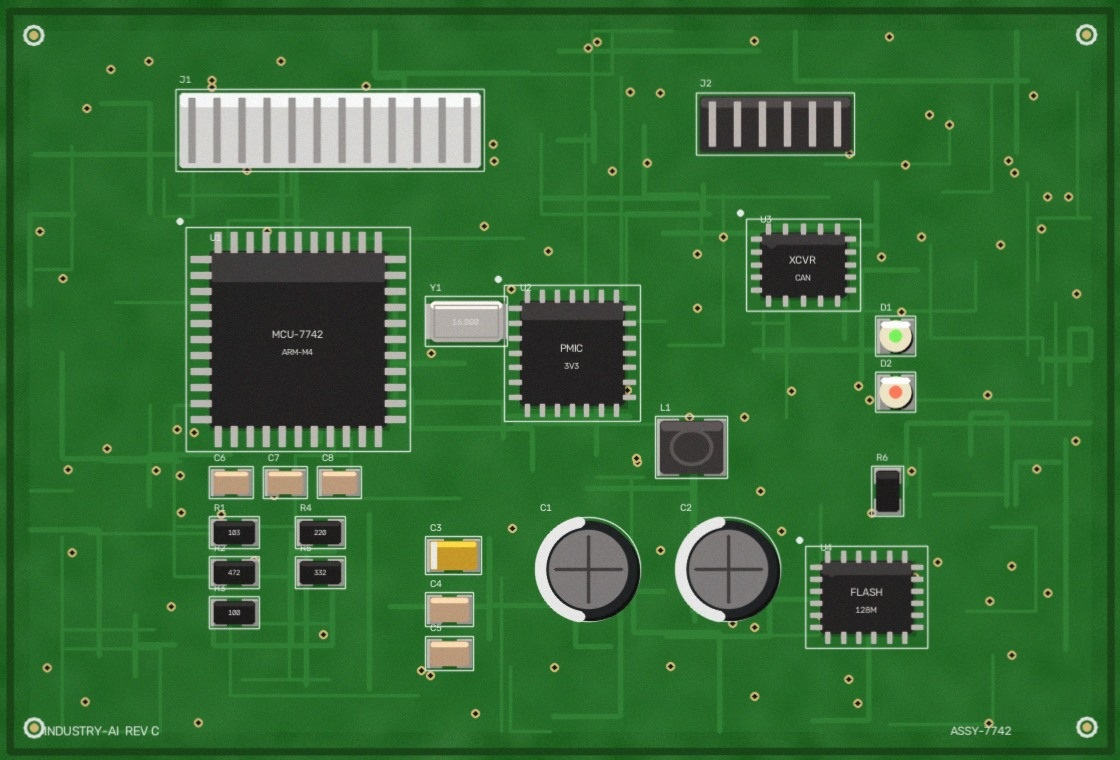
#> input picture samples/boards/board_01_ok_clean.jpg, 1120 x 760 px; its folder holds only this picture in this run
$ python -i photometric.py   (imports and definitions only)   (older library calls are emulated)
#> lines starting #> are read from the running program, lines starting #| are printed output that depends on the picture; after the words box and inside, x2 and y2 are one past the last pixel; in counts of white or black regions, pixels touching at a corner belong together
#> further down, picture is the input picture: shape (760, 1120, 3); mean B, G, R 53.7, 109.8, 53.2
"""Remove lighting differences between two photographs of the same board.

Geometric alignment puts the pixels in the right place; this puts them on the
right scale. Without it, a cloud passing the skylight shifts every ROI's
brightness and the absolute thresholds in ``inspector.py`` stop meaning
anything.

The correction is deliberately a *global, robust, per-channel affine* map:

* global -- a local correction would happily "fix" the very patch where a
  component went missing, erasing the signal we are looking for;
* robust (median / MAD rather than mean / std) -- a few genuinely changed
  regions must not drag the estimate;
* affine (gain + offset) -- enough for exposure, aperture and lamp-ageing
  drift, and too rigid to absorb a real defect.
"""

from __future__ import annotations

import cv2
import numpy as np

EPS = 1e-6


def board_mask(image_bgr: np.ndarray) -> np.ndarray:
    """Coarse mask of the board itself, excluding the conveyor / background.

    Used only to keep the photometric estimate off the background, so a crude
    mask is fine. Falls back to "everything" when segmentation is unconvincing
    -- a wrong mask is worse than no mask.
    """
    h, w = image_bgr.shape[:2]
#> h = 760; w = 1120
    full = np.full((h, w), 255, dtype=np.uint8)

    hsv = cv2.cvtColor(image_bgr, cv2.COLOR_BGR2HSV)
#> hsv: shape (760, 1120, 3); mean H, S, V 61.5, 138, 110.3
    saturation = hsv[:, :, 1]
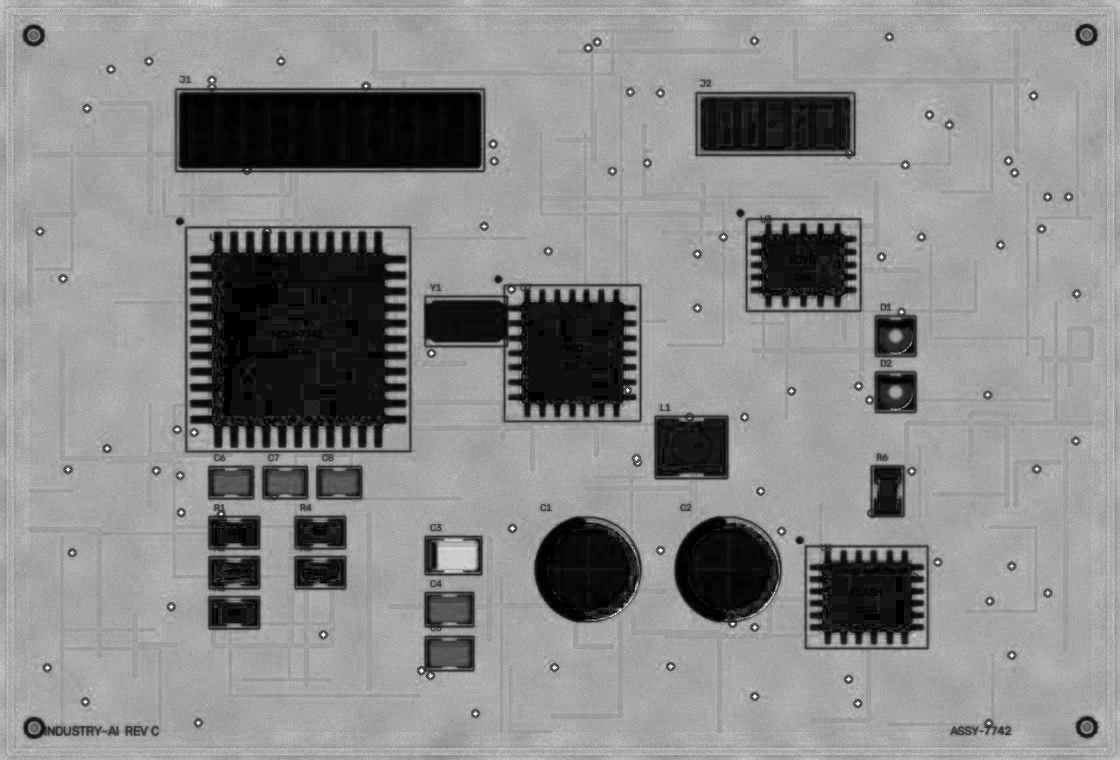
#> saturation: shape (760, 1120); min 0, max 255, mean 138
    value = hsv[:, :, 2]
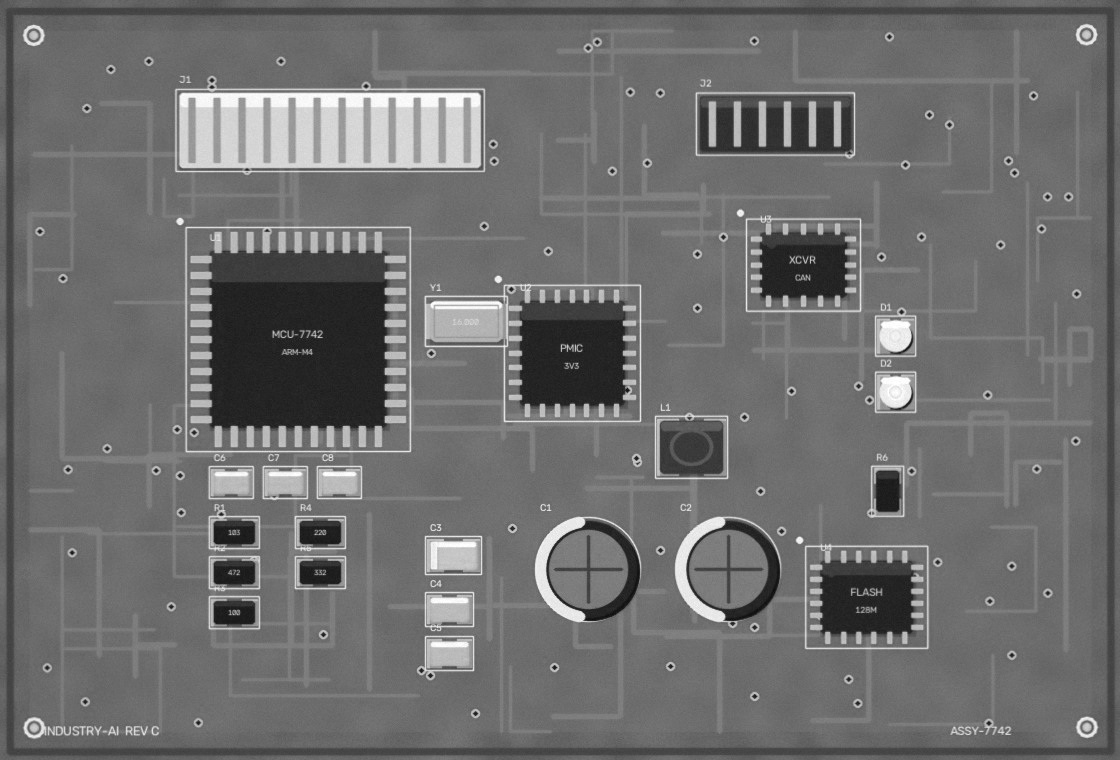
#> value: shape (760, 1120); min 11, max 255, mean 110.3

    # A populated board is either coloured solder mask (high saturation) or
    # dark components (low value). Background tends to be neither.
    _, sat_mask = cv2.threshold(saturation, 0, 255, cv2.THRESH_BINARY + cv2.THRESH_OTSU)
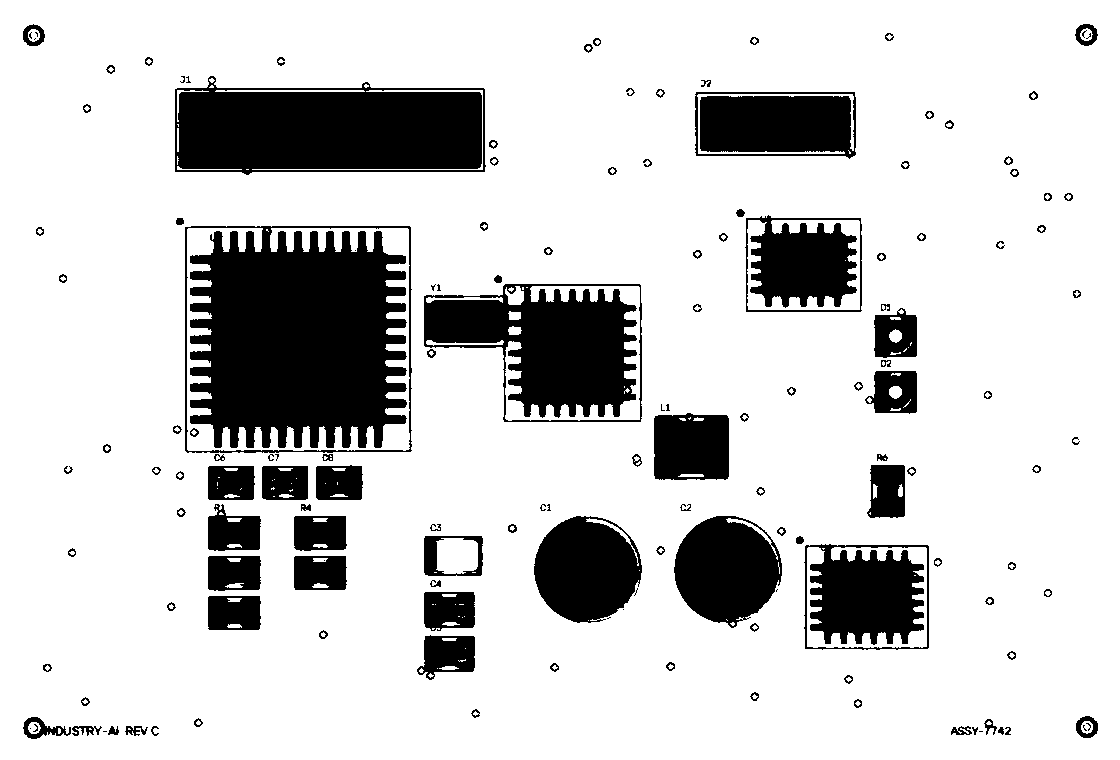
#> sat_mask: shape (760, 1120); 81.3% white; 149 black regions (26 under 20 px), largest, box (x1, y1, x2, y2) and area: (185, 226, 412, 453) 40349, (175, 76, 486, 175) 25052, (424, 284, 642, 422) 18032
    dark_mask = (value < 90).astype(np.uint8) * 255
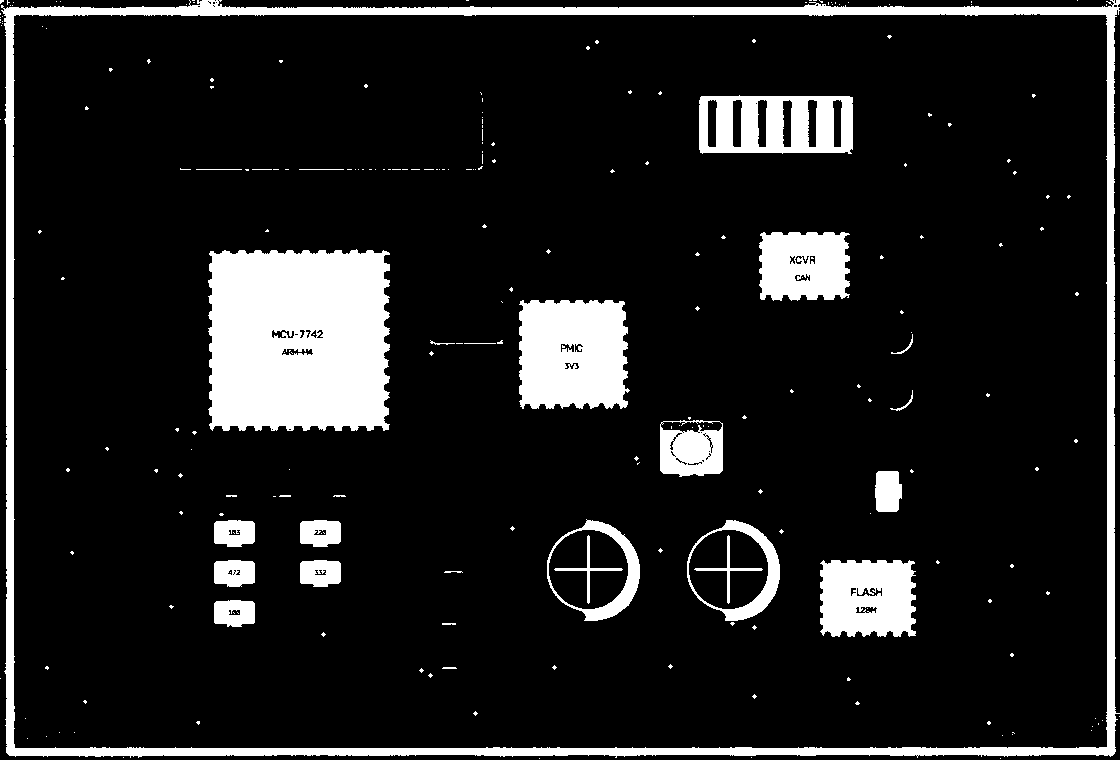
#> dark_mask: shape (760, 1120); 12.3% white; 235 white regions (205 under 20 px), largest, box (x1, y1, x2, y2) and area: (208, 249, 390, 431) 30807, (1, 0, 1120, 758) 29532, (519, 300, 630, 409) 10891
    mask = cv2.bitwise_or(sat_mask, dark_mask)
#> mask: shape (760, 1120); 89.5% white; 306 black regions (46 under 20 px), largest, box (x1, y1, x2, y2) and area: (175, 76, 486, 175) 25047, (424, 284, 642, 422) 5397, (689, 530, 768, 609) 4512

    kernel = cv2.getStructuringElement(cv2.MORPH_ELLIPSE, (9, 9))
    mask = cv2.morphologyEx(mask, cv2.MORPH_CLOSE, kernel, iterations=2)
#> mask: shape (760, 1120); 95.2% white; 20 black regions, largest, box (x1, y1, x2, y2) and area: (178, 91, 482, 170) 23281, (424, 300, 510, 343) 3482, (424, 636, 466, 670) 1057
    mask = cv2.morphologyEx(mask, cv2.MORPH_OPEN, kernel, iterations=1)
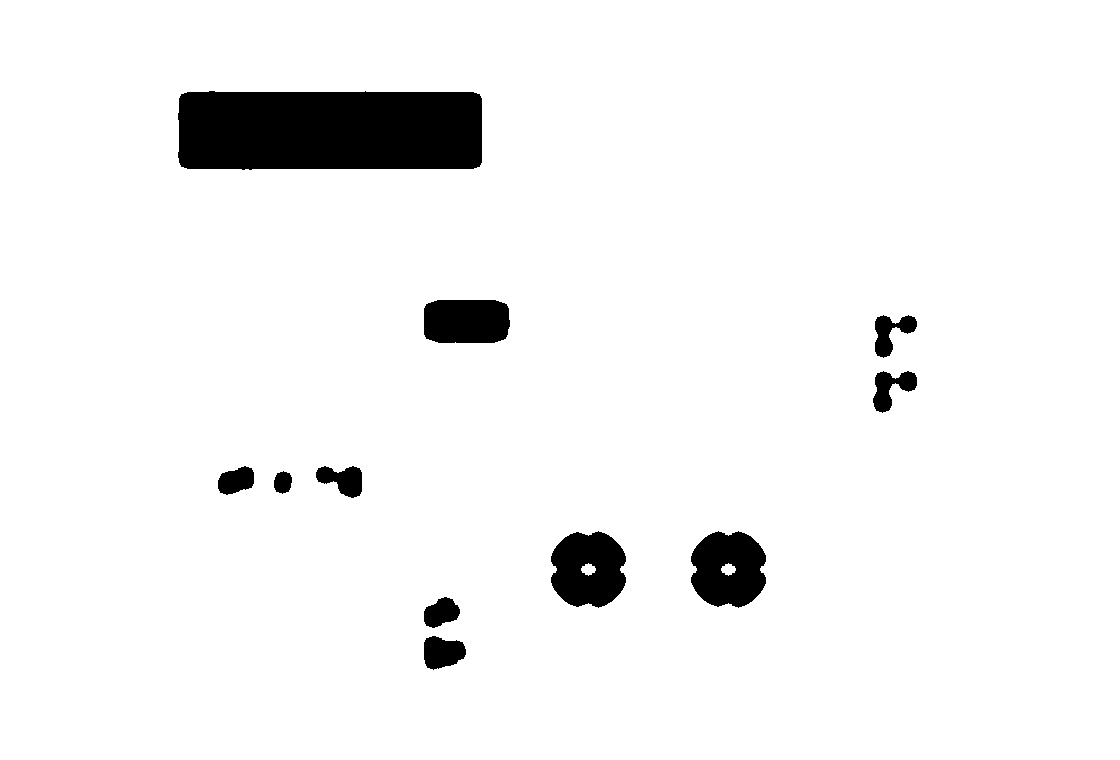
#> mask: shape (760, 1120); 95.1% white; 11 black regions, largest, box (x1, y1, x2, y2) and area: (178, 91, 482, 170) 23281, (691, 531, 766, 608) 4476, (551, 531, 626, 608) 4469

    contours, _ = cv2.findContours(mask, cv2.RETR_EXTERNAL, cv2.CHAIN_APPROX_SIMPLE)
#> contours = [[[0, 0], [0, 759], [1119, 759], [1119, 0]]]
    if not contours:
        return full

    largest = max(contours, key=cv2.contourArea)
#> largest = [[0, 0], [0, 759], [1119, 759], [1119, 0]]
    coverage = cv2.contourArea(largest) / float(h * w)
#> coverage = 0.998

    # Too small => we probably segmented a component. Too large => the mask is
    # not telling us anything. Either way, use the full frame.
    if coverage < 0.15 or coverage > 0.985:
        return full

    out = np.zeros((h, w), dtype=np.uint8)
    cv2.drawContours(out, [largest], -1, 255, thickness=cv2.FILLED)
    return out


# [259 lines left out: functions _robust_stats, match_levels, match_levels_around, light_anomaly_mask, _focus_measure, match_sharpness, not called in this run]

>>> import cv2
>>> picture = cv2.imread('../../samples/boards/board_01_ok_clean.jpg')
>>> result = board_mask(picture)
#> result: shape (760, 1120); every value is 255

$ run again, on samples/boards/board_04_missing_C1_R3.jpg
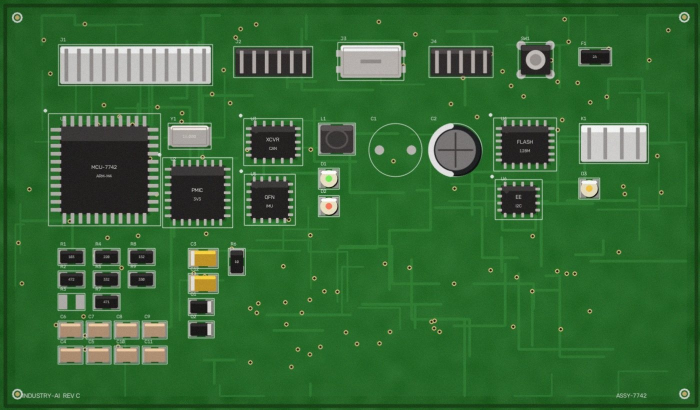
#> input picture samples/boards/board_04_missing_C1_R3.jpg, 1400 x 820 px (shown at 1/2 size)
#> picture is the input picture: shape (820, 1400, 3); mean B, G, R 52.8, 105.6, 52.5
#> hsv: shape (820, 1400, 3); mean H, S, V 58.8, 137, 106.2
#> in board_mask, `_, sat_mask = cv2.threshold(saturation, 0, 255, cv2.THRESH_BINARY + cv..`:
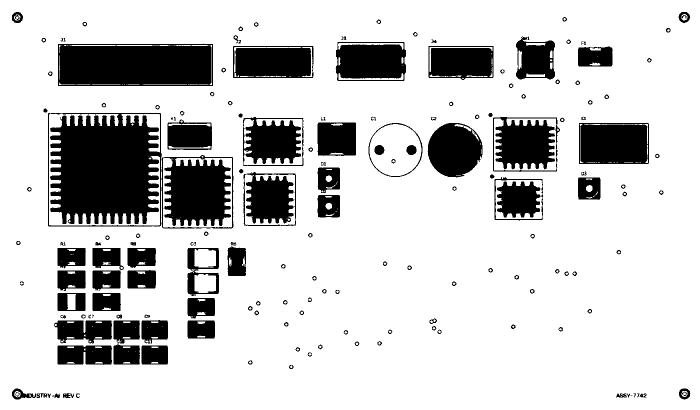
#> sat_mask: shape (820, 1400) (shown at 1/2 size); 80.1% white; 178 black regions (22 under 20 px), largest, box (x1, y1, x2, y2) and area: (96, 226, 324, 453) 40771, (116, 87, 426, 172) 25073, (324, 310, 467, 457) 15206
#> dark_mask: shape (820, 1400); 13.3% white; 1248 white regions (1187 under 20 px), largest, box (x1, y1, x2, y2) and area: (0, 0, 1400, 820) 48066, (119, 247, 303, 432) 30998, (338, 328, 453, 443) 11899
#> in board_mask, `mask = cv2.morphologyEx(mask, cv2.MORPH_OPEN, kernel, iterations=1)`:
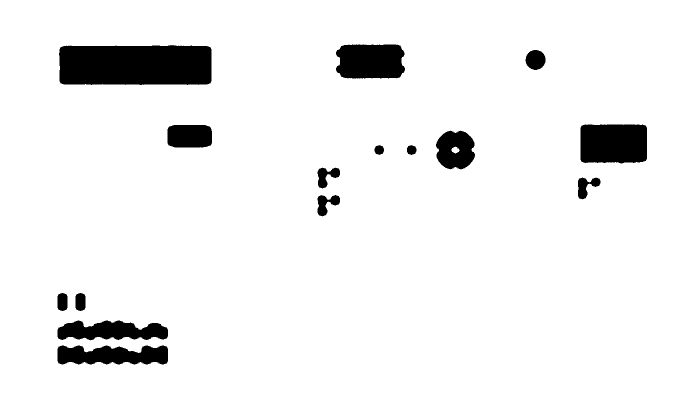
#> mask: shape (820, 1400) (shown at 1/2 size); 93.9% white; 15 black regions, largest, box (x1, y1, x2, y2) and area: (118, 90, 423, 170) 23389, (1161, 249, 1294, 327) 10015, (672, 89, 810, 157) 8507
#> contours = [[[0, 0], [0, 819], [1399, 819], [1399, 0]]]
#> largest = [[0, 0], [0, 819], [1399, 819], [1399, 0]]
#> coverage = 0.998
#> result: shape (820, 1400); every value is 255
